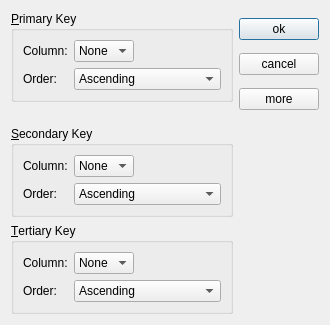
<?xml version="1.0" encoding="UTF-8"?>
<ui version="4.0">
 <class>SortDialog</class>
 <widget class="QDialog" name="SortDialog">
  <property name="geometry">
   <rect>
    <x>0</x>
    <y>0</y>
    <width>330</width>
    <height>325</height>
   </rect>
  </property>
  <property name="windowTitle">
   <string>Sort</string>
  </property>
  <layout class="QGridLayout" name="gridLayout_4">
   <item row="0" column="0">
    <widget class="QGroupBox" name="primaryGroupBox">
     <property name="title">
      <string>&amp;Primary Key</string>
     </property>
     <layout class="QGridLayout" name="gridLayout">
      <item row="0" column="0">
       <widget class="QLabel" name="label">
        <property name="text">
         <string>Column:</string>
        </property>
       </widget>
      </item>
      <item row="0" column="1">
       <widget class="QComboBox" name="primaryColumnCombo">
        <item>
         <property name="text">
          <string>None</string>
         </property>
        </item>
       </widget>
      </item>
      <item row="0" column="2">
       <spacer name="horizontalSpacer">
        <property name="orientation">
         <enum>Qt::Horizontal</enum>
        </property>
        <property name="sizeHint" stdset="0">
         <size>
          <width>48</width>
          <height>20</height>
         </size>
        </property>
       </spacer>
      </item>
      <item row="1" column="0">
       <widget class="QLabel" name="label_2">
        <property name="text">
         <string>Order:</string>
        </property>
       </widget>
      </item>
      <item row="1" column="1" colspan="2">
       <widget class="QComboBox" name="primaryOrderCombo">
        <item>
         <property name="text">
          <string>Ascending</string>
         </property>
        </item>
        <item>
         <property name="text">
          <string>Descending</string>
         </property>
        </item>
       </widget>
      </item>
     </layout>
    </widget>
   </item>
   <item row="0" column="1" rowspan="2">
    <layout class="QVBoxLayout" name="verticalLayout">
     <item>
      <widget class="QPushButton" name="okButton">
       <property name="text">
        <string>ok</string>
       </property>
       <property name="default">
        <bool>true</bool>
       </property>
      </widget>
     </item>
     <item>
      <widget class="QPushButton" name="cancelButton">
       <property name="text">
        <string>cancel</string>
       </property>
       <property name="default">
        <bool>false</bool>
       </property>
      </widget>
     </item>
     <item>
      <widget class="QPushButton" name="moreButton">
       <property name="text">
        <string>more</string>
       </property>
       <property name="checkable">
        <bool>true</bool>
       </property>
      </widget>
     </item>
    </layout>
   </item>
   <item row="1" column="0">
    <spacer name="verticalSpacer_2">
     <property name="orientation">
      <enum>Qt::Vertical</enum>
     </property>
     <property name="sizeHint" stdset="0">
      <size>
       <width>20</width>
       <height>13</height>
      </size>
     </property>
    </spacer>
   </item>
   <item row="2" column="0">
    <widget class="QGroupBox" name="secondaryGroupBox">
     <property name="title">
      <string>&amp;Secondary Key</string>
     </property>
     <layout class="QGridLayout" name="gridLayout_2">
      <item row="0" column="0">
       <widget class="QLabel" name="label_3">
        <property name="text">
         <string>Column:</string>
        </property>
       </widget>
      </item>
      <item row="0" column="1">
       <widget class="QComboBox" name="secondaryColumnCombo">
        <item>
         <property name="text">
          <string>None</string>
         </property>
        </item>
       </widget>
      </item>
      <item row="0" column="2">
       <spacer name="horizontalSpacer_2">
        <property name="orientation">
         <enum>Qt::Horizontal</enum>
        </property>
        <property name="sizeHint" stdset="0">
         <size>
          <width>48</width>
          <height>20</height>
         </size>
        </property>
       </spacer>
      </item>
      <item row="1" column="0">
       <widget class="QLabel" name="label_4">
        <property name="text">
         <string>Order:</string>
        </property>
       </widget>
      </item>
      <item row="1" column="1" colspan="2">
       <widget class="QComboBox" name="secondaryOrderCombo">
        <item>
         <property name="text">
          <string>Ascending</string>
         </property>
        </item>
        <item>
         <property name="text">
          <string>Descending</string>
         </property>
        </item>
       </widget>
      </item>
     </layout>
    </widget>
   </item>
   <item row="2" column="1">
    <spacer name="verticalSpacer">
     <property name="orientation">
      <enum>Qt::Vertical</enum>
     </property>
     <property name="sizeHint" stdset="0">
      <size>
       <width>0</width>
       <height>0</height>
      </size>
     </property>
    </spacer>
   </item>
   <item row="3" column="0">
    <widget class="QGroupBox" name="tertiaryGroupBox">
     <property name="title">
      <string>&amp;Tertiary Key</string>
     </property>
     <layout class="QGridLayout" name="gridLayout_3">
      <item row="0" column="0">
       <widget class="QLabel" name="label_5">
        <property name="text">
         <string>Column:</string>
        </property>
       </widget>
      </item>
      <item row="0" column="1">
       <widget class="QComboBox" name="tertiaryColumnCombo">
        <item>
         <property name="text">
          <string>None</string>
         </property>
        </item>
       </widget>
      </item>
      <item row="0" column="2">
       <spacer name="horizontalSpacer_3">
        <property name="orientation">
         <enum>Qt::Horizontal</enum>
        </property>
        <property name="sizeHint" stdset="0">
         <size>
          <width>48</width>
          <height>20</height>
         </size>
        </property>
       </spacer>
      </item>
      <item row="1" column="0">
       <widget class="QLabel" name="label_6">
        <property name="text">
         <string>Order:</string>
        </property>
       </widget>
      </item>
      <item row="1" column="1" colspan="2">
       <widget class="QComboBox" name="tertiaryOrderCombo">
        <item>
         <property name="text">
          <string>Ascending</string>
         </property>
        </item>
        <item>
         <property name="text">
          <string>Descending</string>
         </property>
        </item>
       </widget>
      </item>
     </layout>
    </widget>
   </item>
  </layout>
 </widget>
 <resources/>
 <connections>
  <connection>
   <sender>moreButton</sender>
   <signal>toggled(bool)</signal>
   <receiver>secondaryGroupBox</receiver>
   <slot>setVisible(bool)</slot>
   <hints>
    <hint type="sourcelabel">
     <x>273</x>
     <y>198</y>
    </hint>
    <hint type="destinationlabel">
     <x>204</x>
     <y>155</y>
    </hint>
   </hints>
  </connection>
  <connection>
   <sender>okButton</sender>
   <signal>clicked()</signal>
   <receiver>SortDialog</receiver>
   <slot>accept()</slot>
   <hints>
    <hint type="sourcelabel">
     <x>283</x>
     <y>32</y>
    </hint>
    <hint type="destinationlabel">
     <x>288</x>
     <y>106</y>
    </hint>
   </hints>
  </connection>
  <connection>
   <sender>cancelButton</sender>
   <signal>clicked()</signal>
   <receiver>SortDialog</receiver>
   <slot>reject()</slot>
   <hints>
    <hint type="sourcelabel">
     <x>264</x>
     <y>67</y>
    </hint>
    <hint type="destinationlabel">
     <x>258</x>
     <y>101</y>
    </hint>
   </hints>
  </connection>
  <connection>
   <sender>moreButton</sender>
   <signal>toggled(bool)</signal>
   <receiver>tertiaryGroupBox</receiver>
   <slot>setVisible(bool)</slot>
   <hints>
    <hint type="sourcelabel">
     <x>252</x>
     <y>196</y>
    </hint>
    <hint type="destinationlabel">
     <x>206</x>
     <y>234</y>
    </hint>
   </hints>
  </connection>
 </connections>
</ui>
